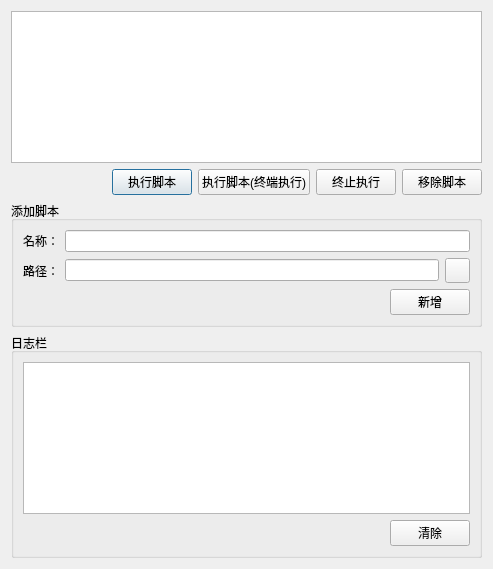
<?xml version="1.0" encoding="UTF-8"?>
<ui version="4.0">
 <class>ShellSelect</class>
 <widget class="QDialog" name="ShellSelect">
  <property name="geometry">
   <rect>
    <x>0</x>
    <y>0</y>
    <width>493</width>
    <height>569</height>
   </rect>
  </property>
  <property name="windowTitle">
   <string>Dialog</string>
  </property>
  <layout class="QVBoxLayout" name="verticalLayout">
   <item>
    <layout class="QGridLayout" name="gridLayout_2">
     <item row="0" column="0">
      <widget class="QListWidget" name="ShelllistWidget"/>
     </item>
     <item row="1" column="0">
      <layout class="QHBoxLayout" name="horizontalLayout_2">
       <item>
        <spacer name="horizontalSpacer_2">
         <property name="orientation">
          <enum>Qt::Horizontal</enum>
         </property>
         <property name="sizeHint" stdset="0">
          <size>
           <width>40</width>
           <height>20</height>
          </size>
         </property>
        </spacer>
       </item>
       <item>
        <widget class="QPushButton" name="btn_ExecuteShell">
         <property name="text">
          <string>执行脚本</string>
         </property>
        </widget>
       </item>
       <item>
        <widget class="QPushButton" name="btn_ExecuteShellByTerminal">
         <property name="toolTip">
          <string>使用标准库的system()方法执行脚本</string>
         </property>
         <property name="text">
          <string>执行脚本(终端执行)</string>
         </property>
        </widget>
       </item>
       <item>
        <widget class="QPushButton" name="btn_TerminateExecute">
         <property name="text">
          <string>终止执行</string>
         </property>
        </widget>
       </item>
       <item>
        <widget class="QPushButton" name="btn_RemoveShell">
         <property name="toolTip">
          <string>如果当前脚本正在运行，则会立即终止运行并移除</string>
         </property>
         <property name="text">
          <string>移除脚本</string>
         </property>
        </widget>
       </item>
      </layout>
     </item>
    </layout>
   </item>
   <item>
    <widget class="QGroupBox" name="groupBox_AddShell">
     <property name="title">
      <string>添加脚本</string>
     </property>
     <layout class="QGridLayout" name="gridLayout">
      <item row="1" column="1">
       <widget class="QPushButton" name="btn_AddShell">
        <property name="text">
         <string>新增</string>
        </property>
       </widget>
      </item>
      <item row="1" column="0">
       <spacer name="horizontalSpacer">
        <property name="orientation">
         <enum>Qt::Horizontal</enum>
        </property>
        <property name="sizeHint" stdset="0">
         <size>
          <width>40</width>
          <height>20</height>
         </size>
        </property>
       </spacer>
      </item>
      <item row="0" column="0" colspan="2">
       <layout class="QVBoxLayout" name="verticalLayout_2">
        <item>
         <layout class="QHBoxLayout" name="horizontalLayout">
          <item>
           <widget class="QLabel" name="label_ShellName">
            <property name="text">
             <string>名称：</string>
            </property>
           </widget>
          </item>
          <item>
           <widget class="QLineEdit" name="lineEdit_ShellName"/>
          </item>
         </layout>
        </item>
        <item>
         <layout class="QHBoxLayout" name="horizontalLayout_3">
          <item>
           <widget class="QLabel" name="label_ShellPath">
            <property name="text">
             <string>路径：</string>
            </property>
           </widget>
          </item>
          <item>
           <widget class="QLineEdit" name="lineEdit_ShellPath">
            <property name="readOnly">
             <bool>true</bool>
            </property>
           </widget>
          </item>
          <item>
           <widget class="QPushButton" name="btn_BrowseShell">
            <property name="sizePolicy">
             <sizepolicy hsizetype="Fixed" vsizetype="Fixed">
              <horstretch>0</horstretch>
              <verstretch>0</verstretch>
             </sizepolicy>
            </property>
            <property name="minimumSize">
             <size>
              <width>25</width>
              <height>25</height>
             </size>
            </property>
            <property name="maximumSize">
             <size>
              <width>25</width>
              <height>25</height>
             </size>
            </property>
            <property name="baseSize">
             <size>
              <width>25</width>
              <height>25</height>
             </size>
            </property>
            <property name="toolTip">
             <string>浏览</string>
            </property>
            <property name="text">
             <string/>
            </property>
           </widget>
          </item>
         </layout>
        </item>
       </layout>
      </item>
     </layout>
    </widget>
   </item>
   <item>
    <widget class="QGroupBox" name="groupBox_Output">
     <property name="title">
      <string>日志栏</string>
     </property>
     <layout class="QVBoxLayout" name="verticalLayout_3">
      <item>
       <widget class="QTextBrowser" name="textBrowser_Output"/>
      </item>
      <item>
       <layout class="QHBoxLayout" name="horizontalLayout_4">
        <item>
         <spacer name="horizontalSpacer_3">
          <property name="orientation">
           <enum>Qt::Horizontal</enum>
          </property>
          <property name="sizeHint" stdset="0">
           <size>
            <width>158</width>
            <height>20</height>
           </size>
          </property>
         </spacer>
        </item>
        <item>
         <widget class="QPushButton" name="btn_clearLog">
          <property name="toolTip">
           <string>清除日志栏</string>
          </property>
          <property name="text">
           <string>清除</string>
          </property>
         </widget>
        </item>
       </layout>
      </item>
     </layout>
    </widget>
   </item>
  </layout>
 </widget>
 <resources/>
 <connections/>
</ui>
